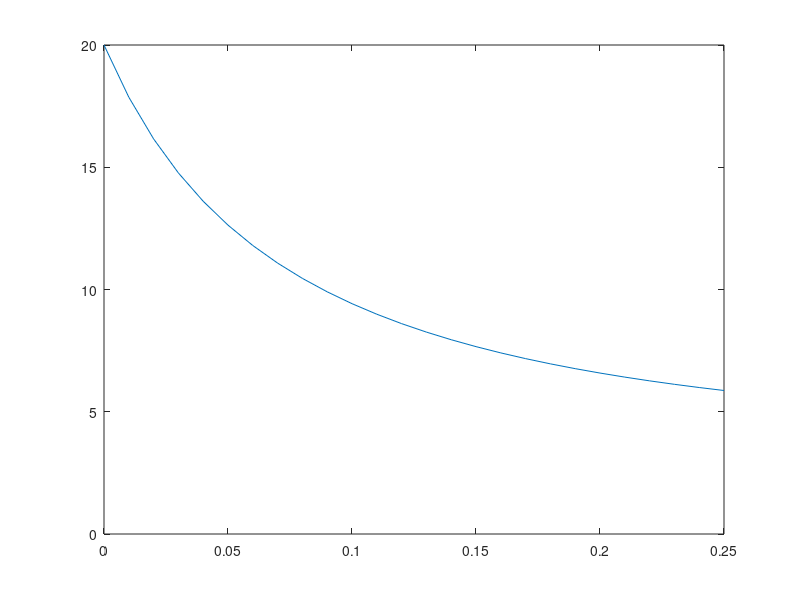

Recreate this plot in MATLAB.
clc;
clear;
close;

num =25;
t = [0:0.01:0.01*num];
m = 80;
b = 50;
g = 9.80665;

v=zeros(1,num+1);
k1=zeros(1,num+1);
k2=zeros(1,num+1);
k3=zeros(1,num+1);
k4=zeros(1,num+1);

v(1)=20;

for i=1:1:num
    k1(i) = (0.01)*(g-b/m* v(i)^2);
    k2(i) = (0.01)*(g-b/m*(v(i)+k1(i)/2)^2);
    k3(i) = (0.01)*(g-b/m*(v(i)+k2(i)/2)^2);
    k4(i) = (0.01)*(g-b/m*(v(i)+k3(i))^2);
    if(i<=num)
        v(i+1)=v(i)+((1/6)*(k1(i)+2*k2(i)+2*k3(i)+k4(i)));
    end
end

plot(t,v);